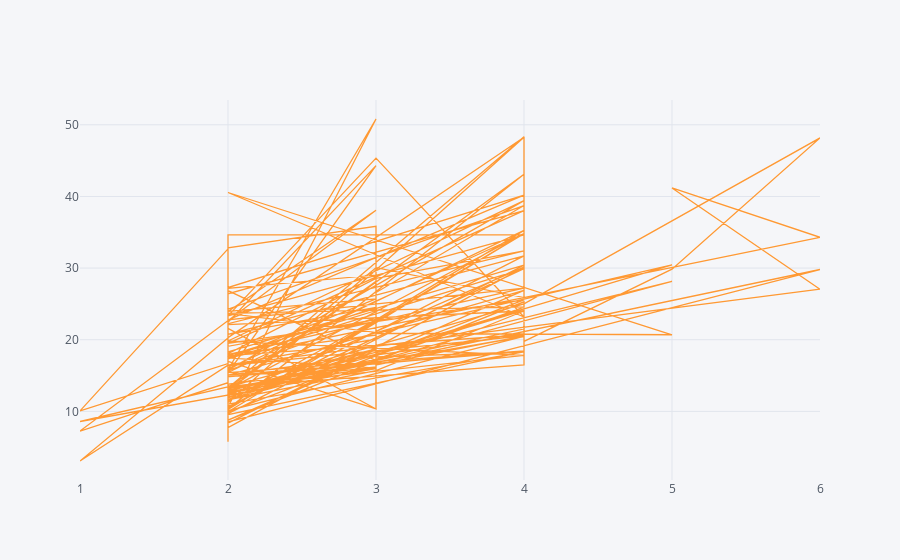

Notebook cell for this chart:
### Markdown cell above
# Scatter plot

### Code cell
tip.iplot(kind='scatter',x='size',y='total_bill')

### Figure 1 — Plotly figure (JSON) as saved in the notebook; plotly's stock layout.template omitted (floating-point values rounded to 4 significant figures; data arrays with more than 128 entries replaced by an {"elided": "..."} marker saying what was removed)
{"data": [{"line": {"color": "rgba(255, 153, 51, 1.0)", "dash": "solid", "shape": "linear", "width": 1.3}, "mode": "lines", "name": "total_bill", "text": "", "type": "scatter", "uid": "17f613a5-30a5-4ca0-947e-4166ef363913", "x": {"elided": "244 int values"}, "y": {"elided": "244 float values"}}], "layout": {"legend": {"bgcolor": "#F5F6F9", "font": {"color": "#4D5663"}}, "paper_bgcolor": "#F5F6F9", "plot_bgcolor": "#F5F6F9", "title": {"font": {"color": "#4D5663"}}, "xaxis": {"gridcolor": "#E1E5ED", "showgrid": true, "tickfont": {"color": "#4D5663"}, "title": {"font": {"color": "#4D5663"}, "text": ""}, "zerolinecolor": "#E1E5ED"}, "yaxis": {"gridcolor": "#E1E5ED", "showgrid": true, "tickfont": {"color": "#4D5663"}, "title": {"font": {"color": "#4D5663"}, "text": ""}, "zerolinecolor": "#E1E5ED"}}}
